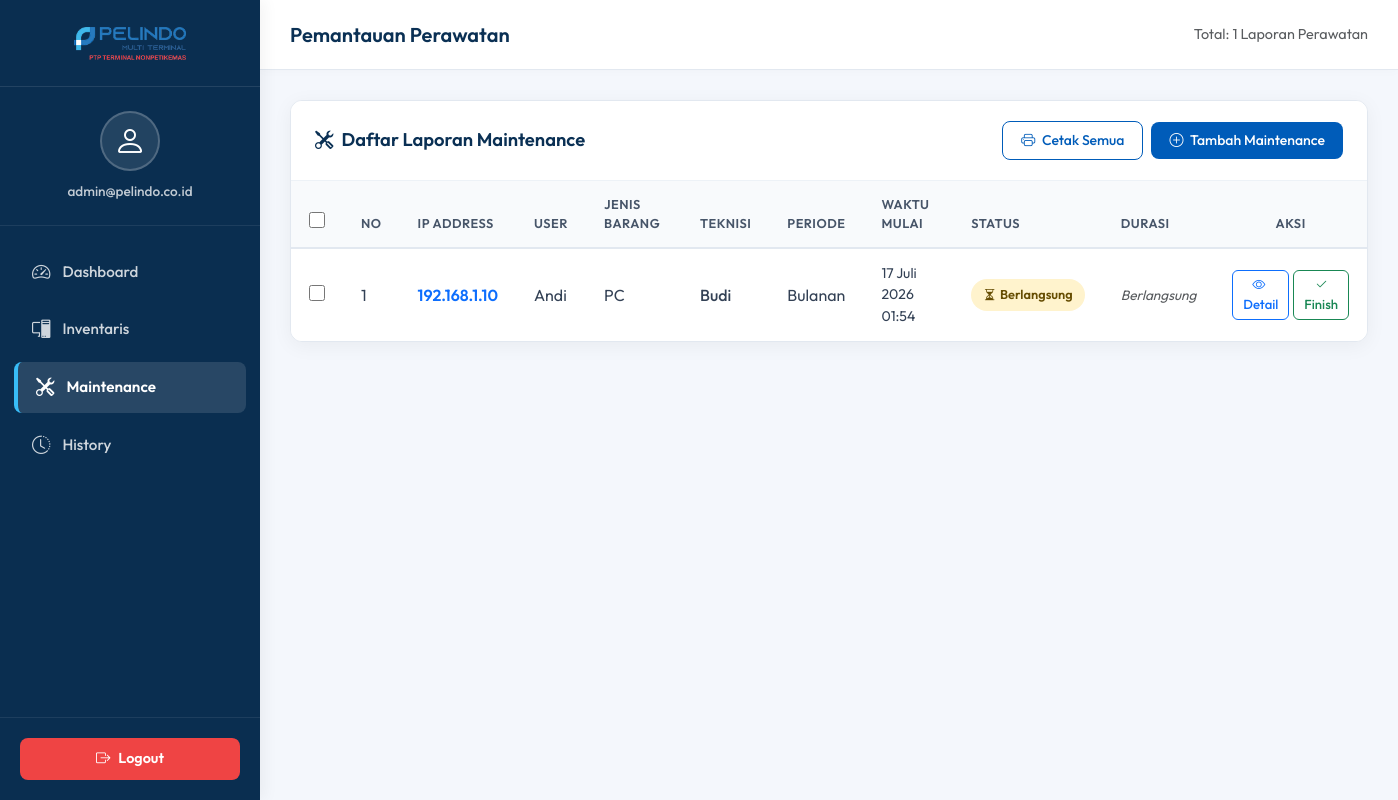
Page /maintenance/index.php (signed in) on the committed database.
### tables this page shows
CREATE TABLE maintenance (

    id_maintenance      INT AUTO_INCREMENT PRIMARY KEY,

    ip_address          VARCHAR(20) NOT NULL,

    pelaksana_perawatan VARCHAR(100) NOT NULL,

    teknisi             VARCHAR(100) NOT NULL,

    tipe_perawatan      VARCHAR(100) NOT NULL,

    periode_perawatan   VARCHAR(100) NOT NULL,

    permasalahan        TEXT,

    aksi                TEXT,

    keterangan          TEXT,

    start_time          DATETIME NOT NULL,

    finish_time         DATETIME NULL DEFAULT NULL,

    status_maintenance  ENUM('Berlangsung','Selesai') NOT NULL DEFAULT 'Berlangsung',

    FOREIGN KEY(ip_address)
    REFERENCES inventaris(ip_address)
    ON UPDATE CASCADE
    ON DELETE RESTRICT

);

CREATE TABLE inventaris (
    ip_address VARCHAR(20) NOT NULL PRIMARY KEY,
    user VARCHAR(100) NOT NULL,
    jenis_barang VARCHAR(50) NOT NULL,
    sub_jenis_barang VARCHAR(50) NOT NULL,
    harga_per_unit BIGINT NOT NULL,
    serial_number VARCHAR(100) NOT NULL
);

### config/helper.php (called while the page is built, shortened)
<?php
function formatWaktuIndo(?string $datetime): string
{
    $bulan = [
        1  => 'Januari',  2  => 'Februari', 3  => 'Maret',
        4  => 'April',    5  => 'Mei',       6  => 'Juni',
        7  => 'Juli',     8  => 'Agustus',   9  => 'September',
        10 => 'Oktober',  11 => 'November',  12 => 'Desember',
    ];
    $ts  = strtotime($datetime);
    $tgl = (int) date('j',  $ts);
    $bln = (int) date('n',  $ts);
    $thn =       date('Y',  $ts);
    $jam =       date('H:i', $ts);
    return "$tgl {$bulan[$bln]} $thn $jam";
}

### maintenance/index.php (the view, shortened to what this page needs)
<?php
include "../config/koneksi.php";
include "../config/helper.php";
$data = mysqli_query($conn, "
    SELECT m.*, i.ip_address, i.user, i.jenis_barang
    FROM maintenance m
    JOIN inventaris i ON m.ip_address = i.ip_address
    ORDER BY m.start_time DESC
");
?>
<!DOCTYPE html>
<html lang="id">
<head>
    <link href="https://cdn.jsdelivr.net/npm/bootstrap@5.3.3/dist/css/bootstrap.min.css" rel="stylesheet">
    <link href="https://cdn.jsdelivr.net/npm/bootstrap-icons@1.11.3/font/bootstrap-icons.css" rel="stylesheet">
    <link rel="stylesheet" href="../assets/css/style.css">
</head>
<body>
<div class="sidebar-layout">
    <div class="sidebar">
        <div class="sidebar-logo">
            <div class="logo-wrapper">
                <img src="../assets/logo-pelindo.png" alt="Logo Pelindo">
            </div>
        </div>
        <div class="sidebar-user">
            <div class="sidebar-user-avatar">
                <i class="bi bi-person"></i>
            </div>
            <div class="sidebar-user-email">admin@pelindo.co.id</div>
        </div>
        <div class="sidebar-nav">
            <a href="../assets/dashboard.php"><i class="bi bi-speedometer2"></i> Dashboard</a>
            <a href="../inventaris/index.php"><i class="bi bi-pc-display"></i> Inventaris</a>
            <a href="index.php" class="active"><i class="bi bi-tools"></i> Maintenance</a>
            <a href="../history/index.php"><i class="bi bi-clock-history"></i> History</a>
        </div>
        <div class="sidebar-footer">
            <a href="../assets/logout.php" class="btn-logout"><i class="bi bi-box-arrow-right"></i> Logout</a>
        </div>
    </div>
    <div class="main-content">
        <div class="top-navbar">
            <h5 class="top-navbar-title">Pemantauan Perawatan</h5>
            <div class="text-muted" style="font-size: 0.9rem;">
                Total: <?= mysqli_num_rows($data) ?> Laporan Perawatan
            </div>
        </div>
        <div class="content-body">
            <form id="formCetak" action="cetak.php" method="GET" target="_blank">
            <div class="modern-card">
                <div class="modern-card-header">
                    <h5 class="modern-card-title"><i class="bi bi-tools me-2"></i>Daftar Laporan Maintenance</h5>
                    <div class="d-flex align-items-center gap-2">
                        <button type="submit" id="btnCetak" class="btn btn-modern-light btn-sm">
                            <i class="bi bi-printer me-1"></i> <span id="btnCetakLabel">Cetak Semua</span>
                        </button>
                        <a href="tambah.php" class="btn btn-modern-primary btn-sm">
                            <i class="bi bi-plus-circle me-1"></i> Tambah Maintenance
                        </a>
                    </div>
                </div>
                <div class="modern-card-body p-0">
                    <div class="table-responsive">
                        <table class="table modern-table table-hover align-middle mb-0">
                            <thead>
                                <tr>
                                    <th style="width:42px; text-align:center;">
                                        <input type="checkbox" id="checkAll" title="Pilih Semua"
                                            style="width:16px;height:16px;cursor:pointer;accent-color:var(--pelindo-primary);">
                                    </th>
                                    <th>No</th>
                                    <th>IP Address</th>
                                    <th>User</th>
                                    <th>Jenis Barang</th>
                                    <th>Teknisi</th>
                                    <th>Periode</th>
                                    <th>Waktu Mulai</th>
                                    <th>Status</th>
                                    <th>Durasi</th>
                                    <th width="150" class="text-center">Aksi</th>
                                </tr>
                            </thead>
                            <tbody>
                                <?php
                                $no = 1;
                                if (mysqli_num_rows($data) == 0):
                                ?>
                                    <tr>
                                        <td colspan="11" class="text-center py-4 text-muted">Belum ada data maintenance.</td>
                                    </tr>
                                <?php
                                else:
                                    while ($d = mysqli_fetch_assoc($data)):
                                        $isBerlangsung = ($d['status_maintenance'] === 'Berlangsung');
                                        $durasi = hitungDurasiTeks($d['start_time'], $d['finish_time']);
                                ?>
                                    <tr class="row-selectable" data-id="<?= $d['id_maintenance'] ?>">
                                        <td class="text-center">
                                            <input type="checkbox" name="ids[]" value="<?= $d['id_maintenance'] ?>"
                                                class="row-check"
                                                style="width:16px;height:16px;cursor:pointer;accent-color:var(--pelindo-primary);">
                                        </td>
                                        <td><?= $no++ ?></td>
                                        <td class="fw-semibold text-primary"><?= htmlspecialchars($d['ip_address']) ?></td>
                                        <td><?= htmlspecialchars($d['user']) ?></td>
                                        <td><?= htmlspecialchars($d['jenis_barang']) ?></td>
                                        <td class="fw-medium"><?= htmlspecialchars($d['teknisi']) ?></td>
                                        <td><?= htmlspecialchars($d['periode_perawatan']) ?></td>
                                        <td style="font-size: 0.88rem;"><?= formatWaktuIndo($d['start_time']) ?></td>
                                        <td>
                                            <span class="badge-status <?= $isBerlangsung ? 'badge-status-berlangsung' : 'badge-status-selesai' ?>">
                                                <i class="bi <?= $isBerlangsung ? 'bi-hourglass-split' : 'bi-check-circle-fill' ?>"></i>
                                                <?= htmlspecialchars($d['status_maintenance']) ?>
                                            </span>
                                        </td>
                                        <td style="font-size: 0.85rem;">
                                            <?php if ($isBerlangsung): ?>
                                                <span class="text-muted fst-italic">Berlangsung</span>
                                            <?php else: ?>
                                                <span><?= htmlspecialchars($durasi) ?></span>
                                            <?php endif; ?>
                                        </td>
                                        <td>
                                            <div class="d-flex justify-content-center gap-1">
                                                <a href="detail.php?id=<?= $d['id_maintenance'] ?>" class="btn btn-outline-primary btn-action-sm">
                                                    <i class="bi bi-eye me-1"></i> Detail
                                                </a>
                                                <?php if ($isBerlangsung): ?>
                                                <button type="button"
                                                    class="btn btn-outline-success btn-action-sm"
                                                    data-bs-toggle="modal"
                                                    data-bs-target="#modalSelesaikan"
                                                    data-id="<?= $d['id_maintenance'] ?>">
                                                    <i class="bi bi-check2"></i> Finish
                                                </button>
                                                <?php endif; ?>
                                            </div>
                                        </td>
                                    </tr>
                                <?php
                                    endwhile;
                                endif;
                                ?>
                            </tbody>
                        </table>
                    </div>
                </div>
            </div>
            </form>
        </div>
    </div>
</div>
</body>
</html>

### maintenance/index.php (style rules this page uses)
.btn-action-sm { padding: 4px 10px; font-size: 0.82rem; font-weight: 500; border-radius: 6px; }

### rows in the picture
maintenance: ip_address.ip_address "192.168.1.10", ip_address.user "Andi", ip_address.jenis_barang "PC", teknisi "Budi", periode_perawatan "Bulanan", start_time "17 Juli 2026 01:54", status_maintenance "Berlangsung"

### other values in the picture
mysqli_num_rows($data) "1"
